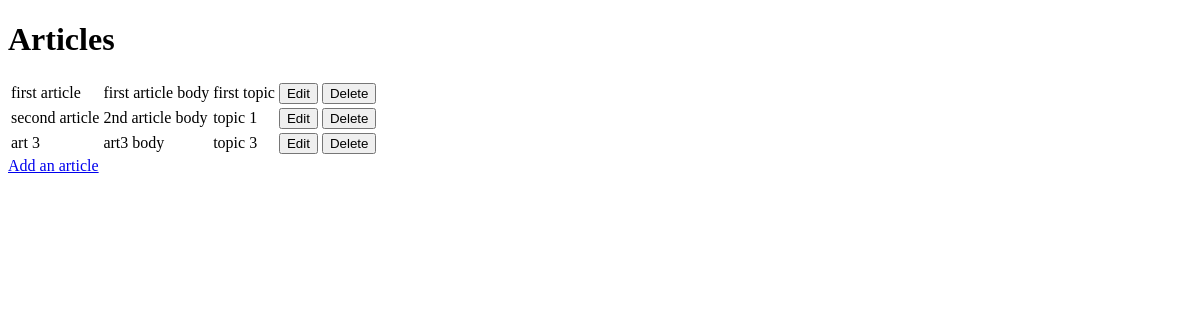
The app's page /, older data.
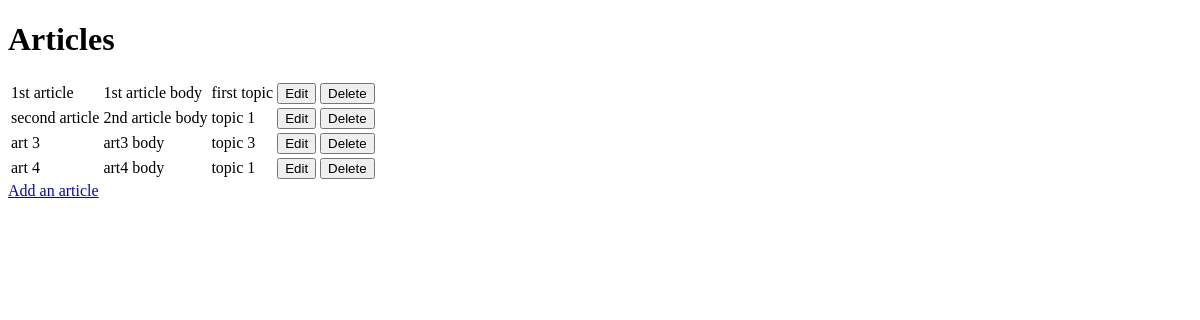
The same page, newer data.
### crud/models.py (models this page shows, shortened)
class Article(models.Model):
    title = models.CharField(max_length=100, null=False, blank=False)
    body = models.CharField(max_length=1500, null=False, blank=False)
    topic = models.ForeignKey("Topic", on_delete=models.CASCADE)

class Topic(models.Model):
    name = models.CharField(max_length=50, null=False, blank=False)
    def __str__(self):
        return self.name

### crud/views.py (the view)
# urls.py: path('', views.get_article, name='get_article'),
def get_article(request):
    articles = Article.objects.all()
    context = {
        'articles': articles
    }
    return render(request, 'crud/get_article.html', context)

### crud/templates/crud/get_article.html (shortened to what this page needs)
<!DOCTYPE html>
<html lang="en">
<head>
</head>
<body>
    <h1>Articles</h1>
    <table>
        {% for article in articles %}
        <tr>
            <td>{{ article.title }}</td>
            <td>{{ article.body }}</td>
            <td>{{ article.topic }}</td>
            <td>
                <a href="/edit/{{ article.id }}"><button>Edit</button></a>
            </td>
            <td>
                <a href="/delete/{{ article.id }}"><button>Delete</button></a>
            </td>
        </tr>
        {% endfor %}
    </table>
    <a href="/add"> Add an article</a>
</body>
</html>

Row changes from the older to the newer data that the page shows:
changed Article "first topic": title "first article" → "1st article"; body "first article body" → "1st article body"
added Article: title "art 4", body "art4 body", topic "topic 1"
